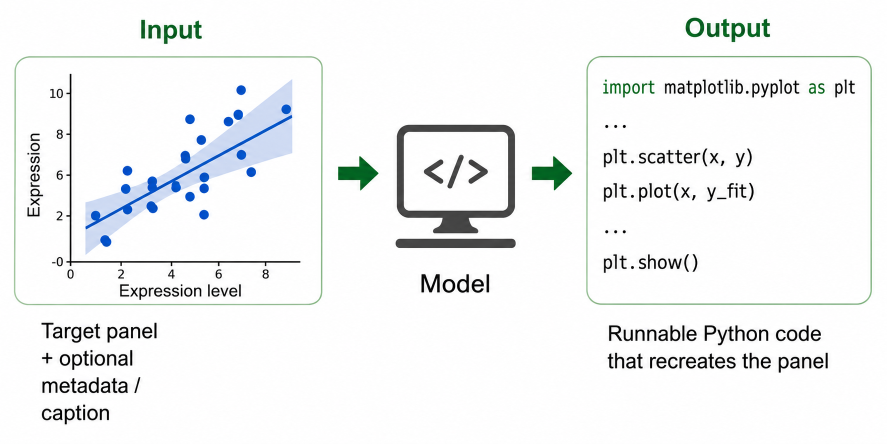
#> input picture docs/assets/diagram.png, 1774 x 887 px (shown at 1/2 size)
$ python -i build_figure_assets.py   (imports and definitions only)
#> lines starting #> are read from the running program, lines starting #| are printed output that depends on the picture; after the words box and inside, x2 and y2 are one past the last pixel; in counts of white or black regions, pixels touching at a corner belong together
#> further down, picture is the input picture: PIL image 1774x887 RGB; mean R, G, B 241.3, 242.8, 243.3
#!/usr/bin/env python3
"""Build full-size figure assets, PDFs, panel crops, and panel metadata.

Inputs:
  Papers/papers.json created by download_nature_oa_figures.py

Outputs:
  FullFigures/<paper_id>/figNN.<ext>
  FigurePDFs/<paper_id>/figNN.pdf
  Panels/<paper_id>/figNN_<panel>.png
  Panels/<paper_id>/figNN_<panel>.pdf
  Panels/panels.csv and Panels/panels.json
"""

from __future__ import annotations

import csv
import concurrent.futures
import io
import json
import math
import os
import re
import string
import sys
import time
import urllib.error
import urllib.parse
import urllib.request
from dataclasses import dataclass
from pathlib import Path
from typing import Iterable

import numpy as np
from PIL import Image, ImageDraw, ImageFont, ImageOps
from scipy import ndimage


BASE_DIR = Path(__file__).resolve().parent
PAPERS_JSON = BASE_DIR / os.environ.get("PAPERS_JSON", "Papers/papers.json")
FULL_FIGURES_DIR = BASE_DIR / os.environ.get("FULL_FIGURES_DIR", "FullFigures")
FIGURE_PDFS_DIR = BASE_DIR / os.environ.get("FIGURE_PDFS_DIR", "FigurePDFs")
PANELS_DIR = BASE_DIR / os.environ.get("PANELS_DIR", "Panels")
PANEL_REVIEWS_DIR = BASE_DIR / os.environ.get("PANEL_REVIEWS_DIR", "PanelReviews")
USER_AGENT = "Mozilla/5.0 SciFigureHub/1.0"
NATURE_MEDIA_BASE = "https://media.springernature.com/full"
MAX_SEGMENT_DIM = 1400
MIN_PANEL_AREA_FRAC = 0.002
FIGPANEL_DEPS_DIR = BASE_DIR / os.environ.get("FIGPANEL_DEPS_DIR", ".deps/figpanel_min")
FIGPANEL_CONF = 0.15
FIGPANEL_IOU = 0.5
SKIP_PANEL_SPLIT = os.environ.get("BUILD_FIGURE_ASSETS_SKIP_PANEL_SPLIT", "").strip().lower() in {
    "1",
    "true",
    "yes",
    "y",
}
BUILD_WORKERS = max(1, int(os.environ.get("BUILD_FIGURE_ASSETS_WORKERS", "1")))
BUILD_BATCH_SIZE = max(1, int(os.environ.get("BUILD_FIGURE_ASSETS_BATCH_SIZE", str(BUILD_WORKERS))))
BUILD_BATCH_SLEEP = max(0.0, float(os.environ.get("BUILD_FIGURE_ASSETS_BATCH_SLEEP", "1.0")))


@dataclass
class Box:
    x0: int
    y0: int
    x1: int
    y1: int

    @property
    def width(self) -> int:
        return max(0, self.x1 - self.x0)

    @property
    def height(self) -> int:
        return max(0, self.y1 - self.y0)

    @property
    def area(self) -> int:
        return self.width * self.height

    def as_list(self) -> list[int]:
        return [self.x0, self.y0, self.x1, self.y1]

    # [13 lines left out: functions expand, http_get, not called in this run]


def rel(path: Path) -> str:
    return str(path.relative_to(BASE_DIR))


def figure_stem(figure: dict) -> str:
    original = figure.get("original_member") or figure.get("output_file", "")
    return Path(original).stem


# [56 lines left out: functions nature_media_urls, image_extension, download_full_figure, not called in this run]


def white_background(image: Image.Image) -> Image.Image:
    image = ImageOps.exif_transpose(image)
    if image.mode in ("RGBA", "LA"):
        bg = Image.new("RGBA", image.size, "WHITE")
        bg.alpha_composite(image.convert("RGBA"))
        return bg.convert("RGB")
    return image.convert("RGB")


# [4 lines left out: function image_to_pdf, not called in this run]


def normalize_caption(caption: str) -> str:
    return " ".join(caption.replace("\u2013", "-").replace("\u2014", "-").split())


# [7 lines left out: function expand_label_range, not called in this run]


PANEL_MARK_RE = re.compile(
    r"(?:(?<=^)|(?<=[.;]))\s*([a-z])\s*(?:[-–—]\s*([a-z]))?\s*(?:[,.)]\s*)?(?=[A-Z0-9(])"
)


# [37 lines left out: functions panel_caption_map, figure_mask, content_bbox, not called in this run]


def scale_for_segmentation(width: int, height: int) -> float:
    longest = max(width, height)
    return min(1.0, MAX_SEGMENT_DIM / float(longest))


# [157 lines left out: functions connected_boxes, box_distance, merge_pair, score_boxes, boxes_are_reasonable, grid_boxes and 2 more, not called in this run]


DATA_KEYWORDS = {
    "mean",
    "s.d",
    "sd",
    "sem",
    "p-value",
    "p values",
    "n =",
    "box",
    "plot",
    "rate",
    "ratio",
    "quantification",
    "quantified",
    "expression",
    "levels",
    "curve",
    "histogram",
    "violin",
    "bar",
    "scatter",
    "heatmap",
    "volcano",
    "umap",
    "pca",
    "spectrum",
    "spectra",
    "counts",
    "percentage",
    "correlation",
    "distribution",
}
SCHEMATIC_KEYWORDS = {
    "schematic",
    "diagram",
    "workflow",
    "model",
    "illustration",
    "cartoon",
    "overview",
    "pipeline",
    "architecture",
    "design",
    "mechanism",
    "scheme",
}
IMAGE_KEYWORDS = {
    "representative image",
    "representative images",
    "microscopy",
    "micrograph",
    "photograph",
    "confocal",
    "scale bar",
    "tem",
    "sem image",
}


def keyword_score(text: str, keywords: set[str]) -> int:
    lowered = text.lower()
    return sum(1 for keyword in keywords if keyword in lowered)


def axis_score(image: Image.Image) -> float:
    arr = np.asarray(white_background(image).resize((min(500, image.width), min(500, image.height))))
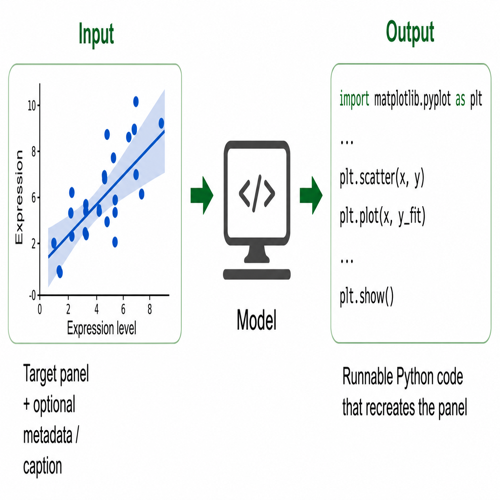
#> arr: shape (500, 500, 3); mean R, G, B 241.2, 242.8, 243.2
    black = (arr[:, :, 0] < 90) & (arr[:, :, 1] < 90) & (arr[:, :, 2] < 90)
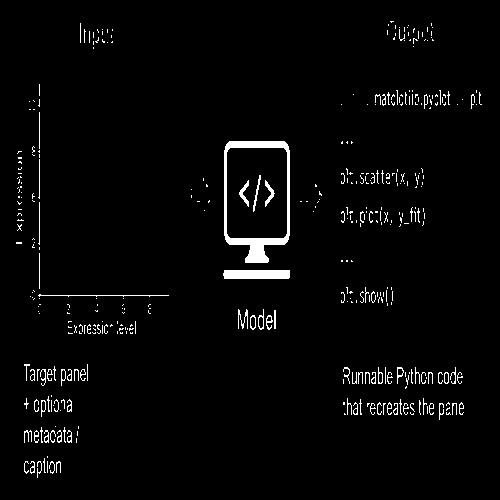
#> black: shape (500, 500) bool; 2.7% white; 387 white regions (304 under 20 px), largest, box (x1, y1, x2, y2) and area: (224, 141, 290, 263) 1741, (223, 270, 290, 279) 596, (38, 294, 169, 297) 138
    row_score = np.count_nonzero(black.mean(axis=1) > 0.16)
#> row_score = 1
    col_score = np.count_nonzero(black.mean(axis=0) > 0.16)
#> col_score = 7
    return min(3.0, (row_score + col_score) / 8.0)


# [29 lines left out: functions image_texture_score, classify_panel, not called in this run]


def panel_output_name(figure_index: int, panel_label: str, ordinal: int) -> str:
    suffix = panel_label if panel_label else f"panel{ordinal:02d}"
    return f"fig{figure_index:02d}_{suffix}"


# [53 lines left out: functions clear_previous_panel_outputs, optional_figpanel, font_paths, normalized_letter_mask, not called in this run]


_LETTER_TEMPLATES: list[tuple[str, np.ndarray]] | None = None


# [42 lines left out: functions letter_templates, classify_label_crop, not called in this run]


def box_center(box: Box) -> tuple[float, float]:
    return (box.x0 + box.x1) / 2.0, (box.y0 + box.y1) / 2.0


def contains_center(outer: Box, inner: Box) -> bool:
    cx, cy = box_center(inner)
    return outer.x0 <= cx <= outer.x1 and outer.y0 <= cy <= outer.y1


# [302 lines left out: functions overlap_fraction, dedupe_boxes, nearest_subplot, figpanel_boxes, save_panel_review, process_figure and 2 more, not called in this run]


# [2 lines not run here, left out]

>>> from PIL import Image
>>> picture = Image.open('docs/assets/diagram.png')
>>> result = axis_score(picture)
#> result = 1
